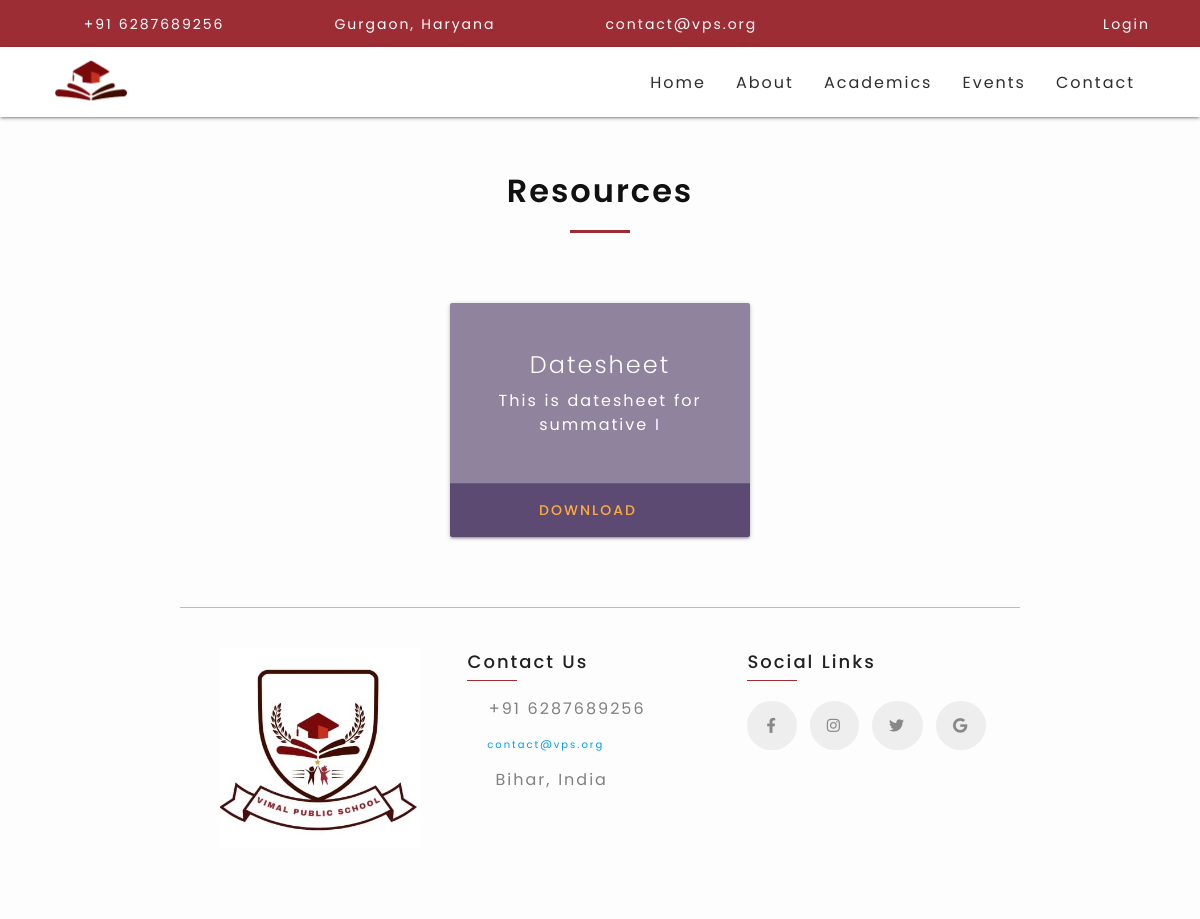
The page /academics/resources/ on the database as committed earlier.
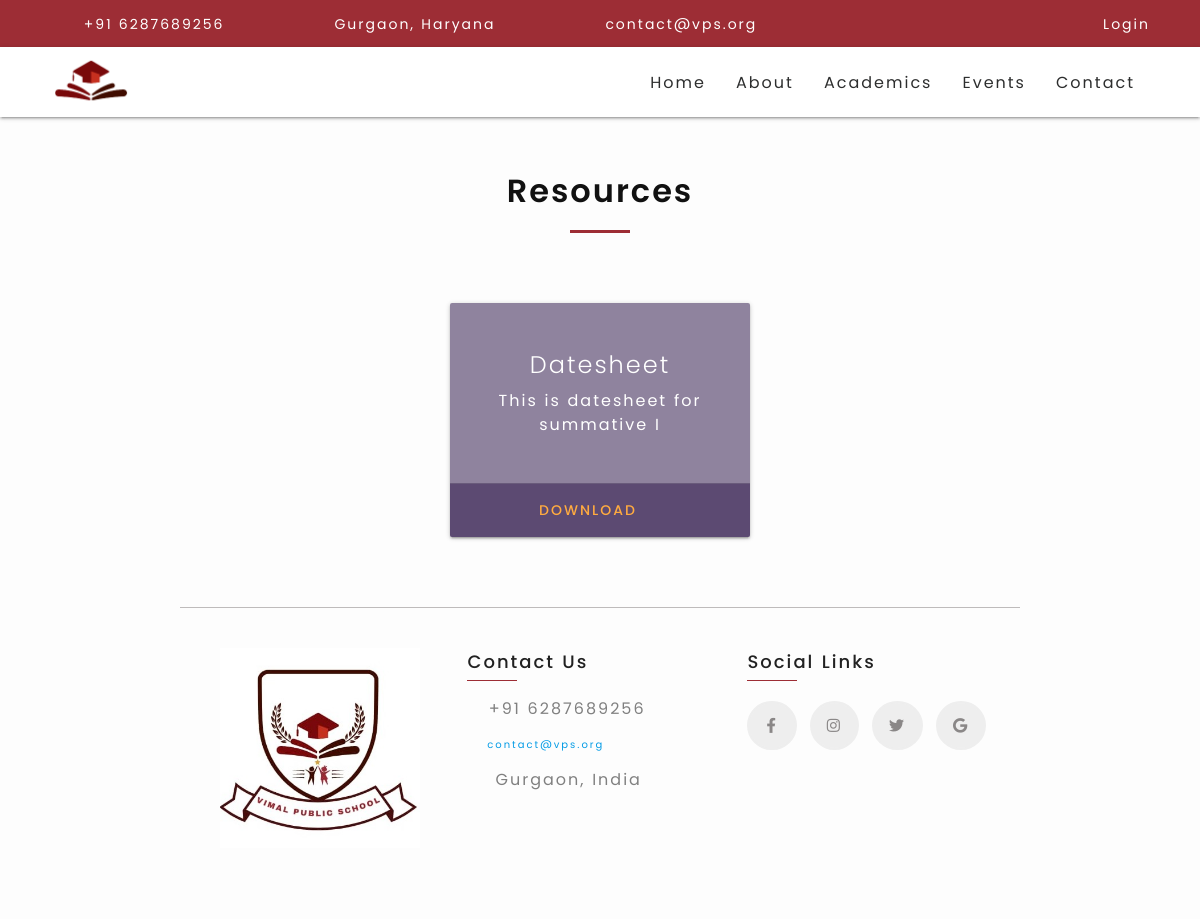
The same page on the database as committed later.
### aboutAndStaffs/models.py (models this page shows, shortened)
class About(models.Model):
    logo = models.ImageField(upload_to="images")
    description = models.TextField(max_length=500)
    facebook = models.URLField(null=True)
    instagram = models.URLField(null=True)
    twitter = models.URLField(null=True)
    email = models.EmailField(null=True)
    contact = models.IntegerField(default=0)
    school_address = models.CharField(max_length=20, null=True)
    about_video = models.FileField(upload_to="video")

### academics/views.py (the view)
# urls.py: path('resources/', views.resources, name="resources")
def resources(request):
    reso = Resource.objects.all()
    return render(request, 'academics/resources.html', {'resources': reso})

### vpsBase/context_processor.py (called while the page is built)
def render_footer(request):
    footer_content = About.objects.all()[0]
    isuser = request.user.is_authenticated
    return {
        'about_content': footer_content,
        'isuser': isuser
    }

### academics/templates/academics/resources.html (shortened to what this page needs)
{% extends 'vpsBase/base.html' %}
{% block content %}
<div class="resources-page text-center padding-lr-20 padding-tb-50">
  <h2 class="heading">Resources</h2>
<div class="container">
  <div class="resources d-flex  mt-35">
    {% if resources %}
    {% for resource in resources %}
      <div class="card">
        <div class="card-content">
          <span class="card-title">{{resource.title}}</span>
          <p>{{resource.description}}</p>
        </div>
        <div class="card-action">
          <a href="{{resource.pdf.url}}" download>
              Download
          </a>
        </div>
      </div>
    {% endfor %}
    {% else %}
      <p>Please add resources...</p>
    {% endif %}
  </div>
</div>
</div>
   {% endblock content %}

### vpsBase/templates/vpsBase/navbar.html (shortened to what this page needs)
{% load static %}
<div class="navbar-top-panel ">
    <div class="navbar-top-panel-left">
      <ul>
        <li>
          <i class="fas fa-phone-alt"></i>
          <a href="tel:#">+91 {{ about_content.contact }}</a>
        </li>
        <li>
          <i class="fas fa-map-marker-alt"></i>
          <a href="#">Gurgaon, Haryana</a>
        </li>
        <li>
          <i class="fas fa-envelope-open"></i>
          <a href="mailto:#">{{ about_content.email }}</a>
        </li>
      </ul>
    </div>
    <div class="navbar-top-panel-right">
      {% if isuser %}
        <i class="fas fa-sign-in-alt"></i>
        <a href="{% url 'logout' %}">Logout</a>
      {% else %}
        <i class="fas fa-sign-in-alt"></i>
      <a href="{% url 'login' %}">Login</a>
      {% endif %}
    </div>
  </div>
  <nav>
    <div class="nav-wrapper">
      <a href="#" class="brand-logo"> <img src="{% static 'images/nav-brand-logo.png' %}" alt="vps_logo"></a>
      <ul class="right hide-on-med-and-down">
        <li><a href="{% url 'home' %}">Home</a></li>
        <li><a class="dropdown-trigger" href="#" data-target="about-dropdown">About</a></li>
        <li><a class="dropdown-trigger" href="#" data-target="academics-dropdown">Academics</a></li>
        <li><a href="{% url 'events' %}">Events</a></li>
        <li><a href="{% url 'contact' %}">Contact</a></li>
      </ul>
    </div>
  </nav>

### vpsBase/templates/vpsBase/footer.html (shortened to what this page needs)
{% load static %}
<div class="container">
  <div class="row justify-content-center my-20">
    <div class="col s12 l4 text-center">
     <img src="{% static 'images/vps-logo.jpeg' %}" alt="vps_logo" class="footer-logo">
    </div>
    <div class="col s12 l4 d-flex flex-column">
     <p class="footer-heading">Contact Us</p>
     <p style="color: grey">
        <i class="fas fa-phone" style="color: rgb(31, 30, 30)"></i
        >&nbsp;+91 {{ about_content.contact }}
      </p>
      <a href="mailto:contact@vps.com">
        <i class="fas fa-envelope" style="color: rgb(31, 30, 30)"></i
        >&nbsp;&nbsp;{{ about_content.email }}
      </a>
      <p style="color: grey;margin-bottom: 40px;">
        <i class="fas fa-map-marked" style="color: rgb(31, 30, 30)"></i
        >&nbsp;&nbsp;{{ about_content.school_address }}
      </p>
    </div>
    <div class="col s12 l4 d-flex flex-column">
        <p class="footer-heading">Social Links</p>
        <div class="flex flex-row mt-20">
      <a href="{{ about_content.facebook }}" class="social-links-1">
          <i class="fab fa-facebook-f"></i>
      </a>
      <a href="{{ about_content.instagram }}" class="social-links-2" style="margin-left: 8px;">
        <i class="fab fa-instagram"></i>
    </a>
    <a href="{{ about_content.twitter }}" class="social-links-3" style="margin-left: 8px;margin-right: 8px; ">
        <i class="fab fa-twitter "></i>
    </a>
    <a href="mailto:{{ about_content.email }}" class="social-links-4">
        <i class="fab fa-google "></i>
    </a>
</div>
    </div>
  </div>
</div>

Rows that differ between the two databases and show on the page:
changed About "contact@vps.org": school_address "Bihar, India" → "Gurgaon, India"
